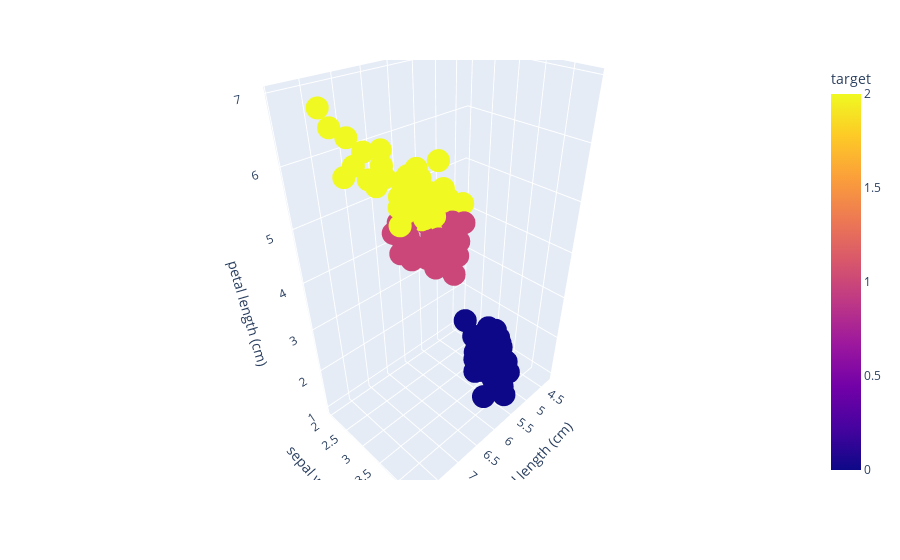

Notebook code cell kept with this figure:
### Code cell
px.scatter_3d(iris, x='sepal length (cm)', y='sepal width (cm)', z='petal length (cm)', color='target')

### Figure 1 — Plotly figure (JSON) as saved in the notebook; plotly's stock layout.template omitted (floating-point values rounded to 4 significant figures; data arrays with more than 128 entries replaced by an {"elided": "..."} marker saying what was removed)
{"data": [{"hovertemplate": "sepal length (cm)=%{x}<br>sepal width (cm)=%{y}<br>petal length (cm)=%{z}<br>target=%{marker.color}<extra></extra>", "legendgroup": "", "marker": {"color": {"elided": "150 int values"}, "coloraxis": "coloraxis", "symbol": "circle"}, "mode": "markers", "name": "", "scene": "scene", "showlegend": false, "type": "scatter3d", "x": {"elided": "150 float values"}, "y": {"elided": "150 float values"}, "z": {"elided": "150 float values"}}], "layout": {"coloraxis": {"colorbar": {"title": {"text": "target"}}, "colorscale": [[0, "#0d0887"], [0.1111, "#46039f"], [0.2222, "#7201a8"], [0.3333, "#9c179e"], [0.4444, "#bd3786"], [0.5556, "#d8576b"], [0.6667, "#ed7953"], [0.7778, "#fb9f3a"], [0.8889, "#fdca26"], [1, "#f0f921"]]}, "legend": {"tracegroupgap": 0}, "margin": {"t": 60}, "scene": {"domain": {"x": [0, 1], "y": [0, 1]}, "xaxis": {"title": {"text": "sepal length (cm)"}}, "yaxis": {"title": {"text": "sepal width (cm)"}}, "zaxis": {"title": {"text": "petal length (cm)"}}}}}
